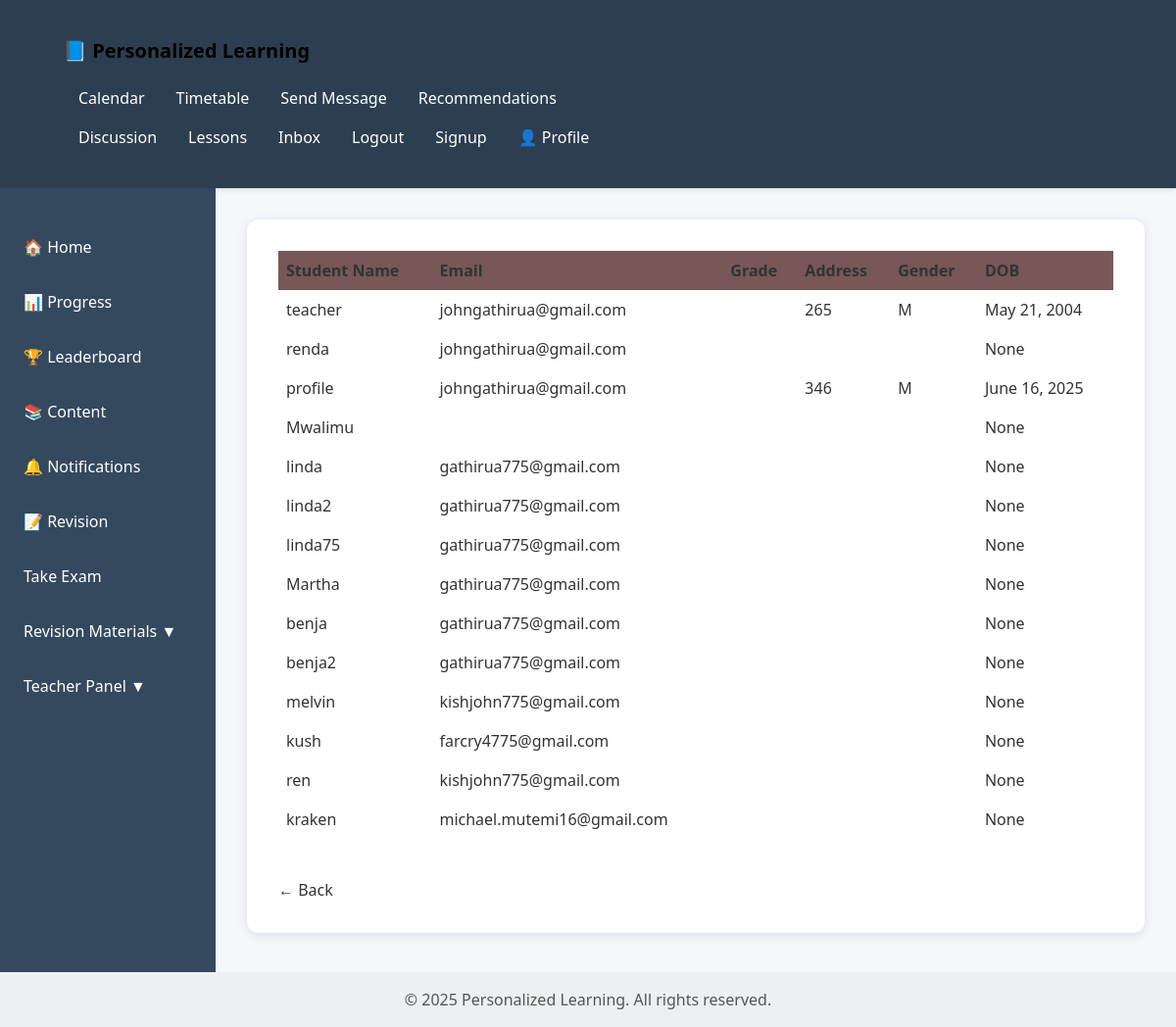
/users/students/ (signed in), run on the app's committed database.
### users/models.py (models this page shows, shortened)
class Profile(models.Model):
    GENDER_CHOICES = [
        ('M', 'Male'),
        ('F', 'Female'),
        ('O', 'Other'),
    ]
    ROLE_CHOICES = [
        ('student', 'Student'),
        ('teacher', 'Teacher'),
        ('admin', 'Admin'),
    ]
    user = models.OneToOneField(User, on_delete=models.CASCADE, related_name='users_profile',null=True)
    full_name = models.CharField(max_length=150, blank=True)
    grade = models.CharField(max_length=50, blank=True)
    school = models.CharField(max_length=100, blank=True)
    address = models.CharField(max_length=255, blank=True)
    gender = models.CharField(max_length=1, choices=GENDER_CHOICES, blank=True)
    dob = models.DateField(verbose_name="Date of Birth", null=True, blank=True)
    role = models.CharField(max_length=10, choices=ROLE_CHOICES, default='teacher')

### users/views.py (the view)
# urls.py: path('students/', views.student_list_view, name='student_list'),
@login_required
def student_list_view(request):
    students = Profile.objects.select_related('user').all()
    return render(request, 'ai_engine/students_list.html', {'students': students})

### ai_engine/templates/ai_engine/students_list.html (shortened to what this page needs)
{%extends 'content/base.html'%}
{%block content%}
<table border="1" cellpadding="8" cellspacing="0" style="width: 100%; border-collapse: collapse; margin-bottom: 20px;">
    <thead>
      <tr style="background-color: #775757;">
        <th>Student Name</th>
        <th>Email</th>
        <th>Grade</th>
        <th>Address</th>
        <th>Gender</th>
        <th>DOB</th>
      </tr>
    </thead>
    <tbody>
      {% for student in students %}
      <tr>
        <td>
          {% if student.user and student.user.id %}
    <a href="{% url 'user-profile' student.user.id %}">{{ student.user.get_full_name|default:student.user.username }}</a>
  {% else %}
    No user info
  {% endif %}
        </td>
        <td>{{ student.user.email }}</td>
        <td>{{ profile.grade}}</td>
        <td>{{ student.address}}</td>
        <td>{{ student.gender}}</td>
        <td>{{ student.dob}}</td>
      </tr>
      {% empty %}
      <tr>
        <td colspan="4">No students found.</td>
      </tr>
      {% endfor %}
    </tbody>
  </table>
  <button type="button" onclick="window.history.back();" style="margin-top: 20px;">
    ← Back
  </button>
  {%endblock%}

### content/templates/content/base.html (style rules this page uses)
body { margin: 0; font-family: 'Segoe UI', Tahoma, Geneva, Verdana, sans-serif; background-color: #f5f7fa; color: #333; display: flex; flex-direction: column; min-height: 100vh; }

### data on the page
Profile: user.get_full_name "teacher", user.email "johngathirua@gmail.com", address "265", gender "M", dob "May 21, 2004"
Profile: user.get_full_name "renda", user.email "johngathirua@gmail.com", dob "None"
Profile: user.get_full_name "profile", user.email "johngathirua@gmail.com", address "346", gender "M", dob "June 16, 2025"
Profile: user.get_full_name "Mwalimu", dob "None"
Profile: user.get_full_name "linda", user.email "gathirua775@gmail.com", dob "None"
Profile: user.get_full_name "linda2", user.email "gathirua775@gmail.com", dob "None"
Profile: user.get_full_name "linda75", user.email "gathirua775@gmail.com", dob "None"
Profile: user.get_full_name "Martha", user.email "gathirua775@gmail.com", dob "None"
Profile: user.get_full_name "benja", user.email "gathirua775@gmail.com", dob "None"
Profile: user.get_full_name "benja2", user.email "gathirua775@gmail.com", dob "None"
Profile: user.get_full_name "melvin", user.email "kishjohn775@gmail.com", dob "None"
Profile: user.get_full_name "kush", user.email "farcry4775@gmail.com", dob "None"
Profile: user.get_full_name "ren", user.email "kishjohn775@gmail.com", dob "None"
Profile: user.get_full_name "kraken", user.email "michael.mutemi16@gmail.com", dob "None"
